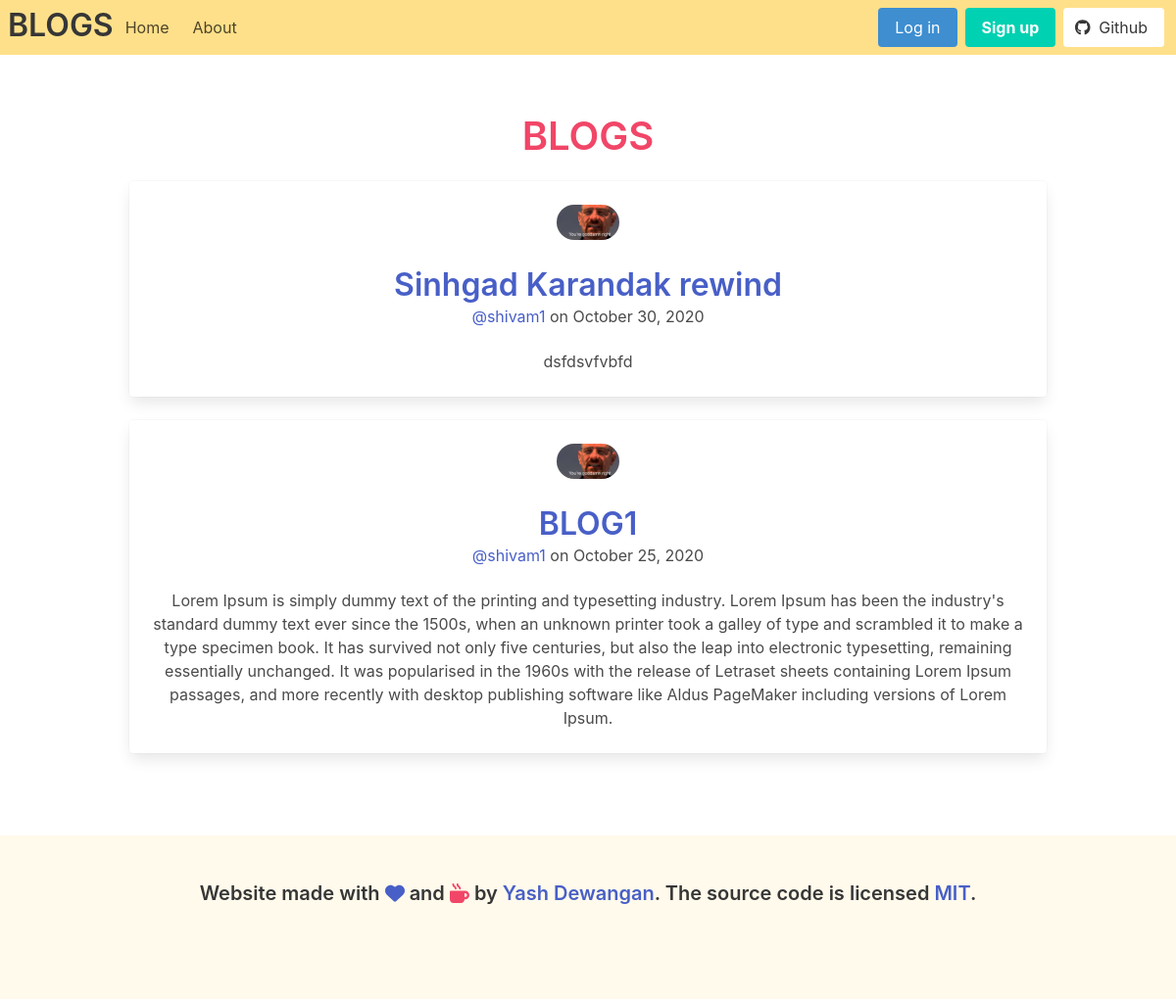
The page / on the database its author committed.
### blog/models.py (models this page shows, shortened)
class Post(models.Model):
    title = models.CharField(max_length=100)
    content = models.TextField()
    date_posted = models.DateTimeField(default=timezone.now)
    author = models.ForeignKey(User , on_delete = models.CASCADE)

### users/models.py (models this page shows, shortened)
class Profile(models.Model):
    user = models.OneToOneField(User, on_delete=models.CASCADE)
    image = models.ImageField(default='default.jpg',upload_to='profile_pics')

### blog/views.py (the view)
# urls.py: path('', PostListView.as_view(), name='blog-home'),
class PostListView(ListView):
    model = Post
    template_name = 'blog/home.html'  # <app>/<model>_<viewtype>.html
    context_object_name = 'posts'
    ordering = ['-date_posted']

### blog/templates/blog/home.html
{% extends "blog/base.html" %}
{% block content %}
    <section class="section">
        <div class="container ">
            <div class="column has-text-centered">
                <h2 class="title is-2 has-text-danger">BLOGS</h2>
                {% for post in posts %}
                    <div class="card article">
                        <div class="card-content">
                            <div class="is-flex center">
                                <figure class="image is-64x64 ">
                                    <img class="is-rounded" src="{{ post.author.profile.image.url }}">
                                </figure>
                            </div>
                            <div class="media">
                                <div class="media-content has-text-centered">
                                    <p class="title article-title">
                                        <a href="{% url 'post-detail' post.id%}"> {{post.title}} </a>
                                    </p>
                                    <p class="subtitle is-6 article-subtitle">
                                        <a href="#">@{{post.author}}</a> on {{post.date_posted|date:"F d, Y"}}
                                    </p>
                                </div>
                            </div>
                            <div class="content article-body">
                                <p>
                                    {{post.content}}
                                </p>
                            </div>
                        </div>
                    </div>
                    <br>
                {% endfor %}
            </div>
        </div>
    </section>
{% endblock content %}

### blog/static/css/main.css (style rules this page uses)
.center { justify-content: center; }

### rows shown on the page
Post: author.profile.image (picture), title "Sinhgad Karandak rewind", author "shivam1", date_posted "October 30, 2020", content "dsfdsvfvbfd"
Post: author.profile.image (picture), title "BLOG1", author "shivam1", date_posted "October 25, 2020", content "Lorem Ipsum is simply dummy text of the printing and typesetting industry. Lorem Ipsum has been the industry's standard dummy text ever since the 1500s, when an unknown printer took a galley of type and scrambled it to make a type specimen book. It has survived not only five centuries, but also the leap into electronic typesetting, remaining essentially unchanged. It was popularised in the 1960s with the release of Letraset sheets containing Lorem Ipsum passages, and more recently with desktop publishing software like Aldus PageMaker including versions of Lorem Ipsum."
